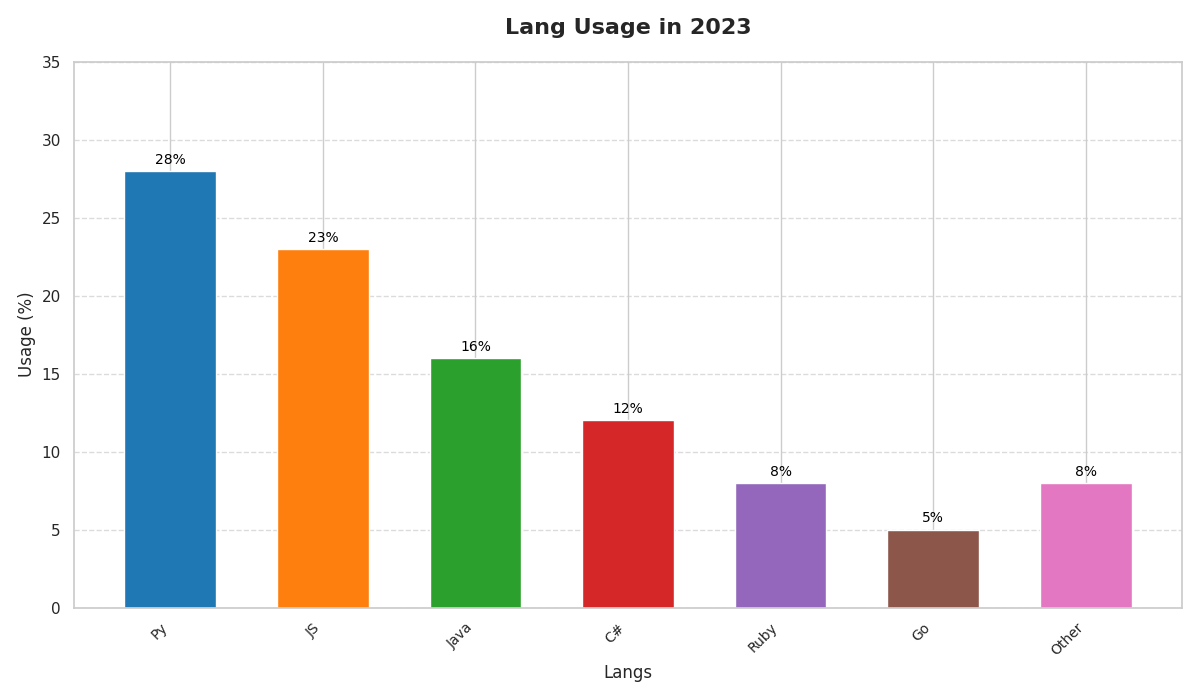

Here is the Python script that generated this plot:
import matplotlib.pyplot as plt
import numpy as np

languages = ['Py', 'JS', 'Java', 'C#', 'Ruby', 'Go', 'Other']
usage_percentages = [28, 23, 16, 12, 8, 5, 8]

fig, ax = plt.subplots(figsize=(12, 7))
x_pos = np.arange(len(languages))
bars = ax.bar(x_pos, usage_percentages, color=['#1f77b4', '#ff7f0e', '#2ca02c', '#d62728', '#9467bd', '#8c564b', '#e377c2'], width=0.6)

ax.set_title("Lang Usage in 2023", fontsize=16, fontweight='bold', pad=20)
ax.set_xlabel("Langs", fontsize=12)
ax.set_ylabel("Usage (%)", fontsize=12)
ax.set_ylim(0, 35)
ax.set_xticks(x_pos)
ax.set_xticklabels(languages, rotation=45, ha='right', fontsize=10)
ax.yaxis.grid(True, linestyle='--', alpha=0.7)

for bar in bars:
    height = bar.get_height()
    ax.annotate(f'{height}%', 
                xy=(bar.get_x() + bar.get_width() / 2, height),
                xytext=(0, 3),
                textcoords="offset points",
                ha='center', va='bottom', fontsize=10, color='black')

plt.tight_layout()
plt.show()
